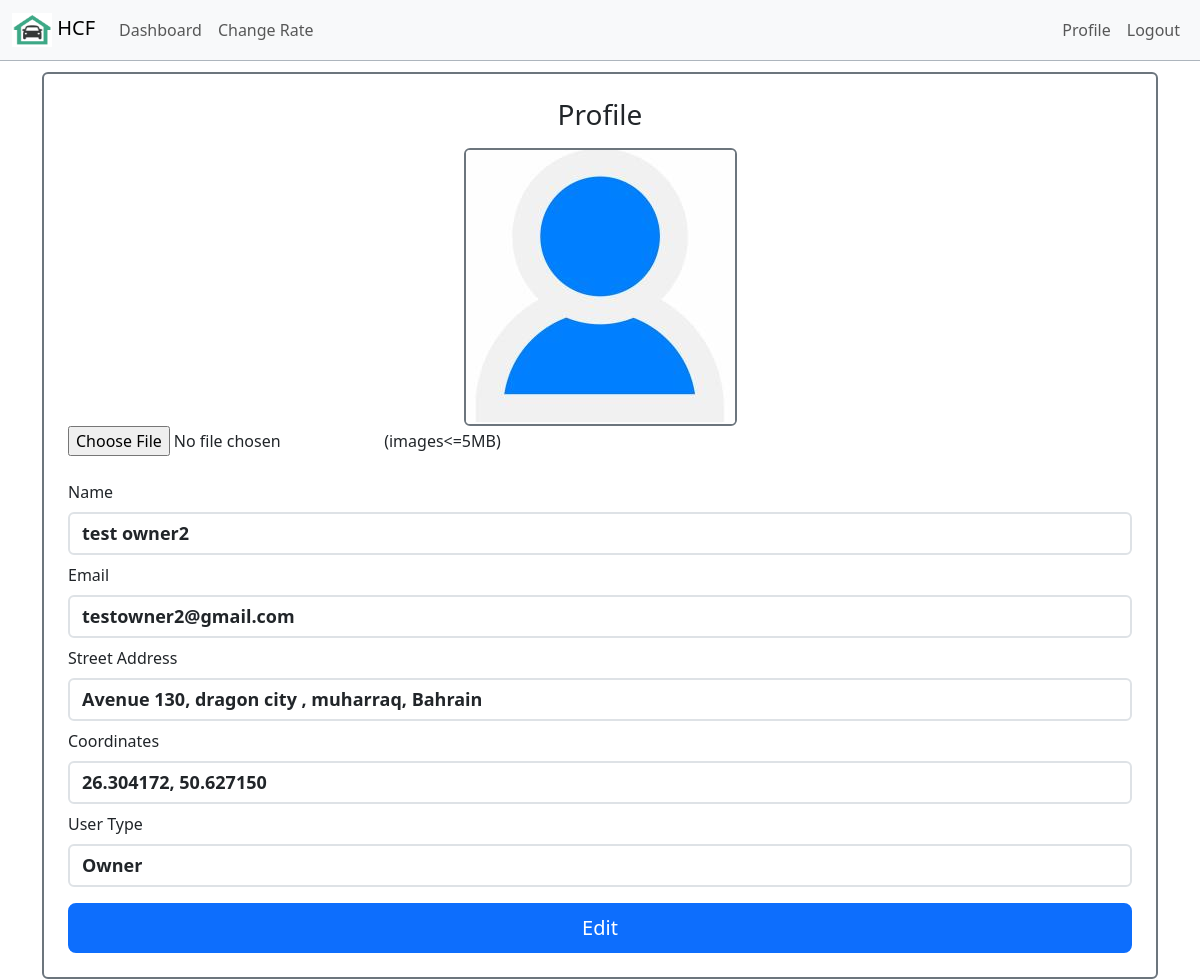
The page /profileController.php (signed in) on the database its author committed.
### tables this page shows
CREATE TABLE `users` (
  `id` int(11) NOT NULL,
  `name` varchar(250) NOT NULL,
  `email` varchar(250) NOT NULL,
  `password` varchar(100) NOT NULL,
  `isOwner` varchar(10) DEFAULT NULL,
  `profile_pic` varchar(200) NOT NULL,
  `ownerAddressFK` int(11) NOT NULL
);

CREATE TABLE `addresses` (
  `id` int(11) NOT NULL,
  `streetAddress` varchar(200) NOT NULL,
  `latitude` varchar(20) NOT NULL,
  `longitude` varchar(20) NOT NULL,
  `rate` decimal(6,3) NOT NULL
);

### models/Database.php (called while the page is built, shortened)
<?php
class Database
{
    protected static $_dbInstance = null;
    protected $_dbHandle;
    public static function getInstance()
    {
        $username = 'root';
        $password = '';
        $host = 'localhost';
        $dbName = 'homechargerproj';
        if (self::$_dbInstance === null) {
            self::$_dbInstance = new self($username, $password, $host, $dbName);
        }
        return self::$_dbInstance;
    }
    private function __construct($username, $password, $host, $database)
    {
        try {
            $this->_dbHandle = new PDO("mysql:host=$host;dbname=$database",  $username, $password);
        } catch (PDOException $e) {
            echo $e->getMessage();
        }
    }
    public function getdbConnection()
    {
        return $this->_dbHandle;
    }
}

### models/UserDataset.php (called while the page is built, shortened)
<?php
require_once('models/Database.php');
class UserDataset
{
  protected $_dbHandle, $_dbInstance;
  public function __construct()
  {
    $this->_dbInstance = Database::getInstance();
    $this->_dbHandle = $this->_dbInstance->getdbConnection();
  }
  public function readUser($userId)
  {
    try {
      $sql = "SELECT * FROM users WHERE id=?";
      $stmt = $this->_dbHandle->prepare($sql);
      $stmt->bindParam(1, $userId);
      $stmt->execute();
      return $stmt->fetch();
    } catch (PDOException $e) {
      echo "we rolled back user fetching";
      echo $e->getMessage();
    }
  }
}

### models/AddressesDataset.php (called while the page is built, shortened)
<?php
require_once('models/Database.php');
class AddressesDataset
{
  protected $_dbHandle, $_dbInstance;
  public function __construct()
  {
    $this->_dbInstance = Database::getInstance();
    $this->_dbHandle = $this->_dbInstance->getdbConnection();
  }
  public function readAddress($addressId)
  {
    try {
      $sql = "SELECT * FROM addresses WHERE id=?";
      $stmt = $this->_dbHandle->prepare($sql);
      $stmt->bindParam(1, $addressId);
      $stmt->execute();
      return $stmt->fetch();
    } catch (PDOException $e) {
      echo "couldnt read address row";
      echo $e->getMessage();
    }
  }
}

### views/profile.phtml (the view, shortened to what this page needs)
<!doctype html>
<html lang="en">
<head>
  <link href="css/bootstrap/bootstrap.min.css" rel="stylesheet">
</head>
<body>
  <br /><br /> <br />
  <div class="container ">
    <main class="form-signin w-100 m-auto">
      <div class="border border-secondary border-2 rounded">
        <form id='profileForm' action='profileController.php' method='post' class="m-4" enctype="multipart/form-data">
          <h1 class="h3 mb-3 fw-normal text-center">Profile</h1>
          <div class="mx-auto text-center">
            <img src='image/<?php echo $profile_pic; ?>' class='profile-pic img-fluid  border border-secondary border-2 rounded profile-picSizeOverride' alt='profilepic'>
          </div>
          <input type="file" name="picfile" id='fileUpload' /><span> (images<=5MB) </span>
              <br><br>
              <div class="mb-2">
                <label for="name" class="form-label">Name</label>
                <input class="form-control" id='name' type="text" name='name' size='50' value='<?php echo htmlspecialchars("$name"); ?>' aria-label="readonly input example" readonly>
              </div>
              <div class="mb-2">
                <label for="email" class="form-label">Email</label>
                <input class="form-control" id='email' type="text" name='email' size='50' value='<?php echo "$email"; ?>' aria-label="readonly input example" readonly>
              </div>
              <div class="mb-2">
                <label for="street" class="form-label">Street Address</label>
                <input class="form-control" id='street' type="text" name='street' size='50' value='<?php echo htmlspecialchars("$streetName"); ?>' aria-label="readonly input example" readonly>
              </div>
              <div class="mb-2">
                <label for="coordinates" class="form-label">Coordinates</label>
                <input class="form-control" id='coordinates' type="text" name='coordinates' size='50' value='<?php echo $coordinates; ?>' aria-label="readonly input example" readonly>
              </div>
              <div class="mb-2">
                <label for="status" class="form-label">User Type</label>
                <input class="form-control" id='status' type="text" name='status' size='50' value='<?php
                                                                                                    if ($userProfile['isOwner'] == "true")
                                                                                                      echo "Owner";
                                                                                                    else
                                                                                                      echo "Renter";
                                                                                                    ?>' aria-label="readonly input example" readonly>
              </div>
              <input class="w-100 btn btn-lg btn-primary mt-2" type='submit' name='edit_user' value='Edit'>
        </form>
      </div>
    </main>
  </div>
</body>
</html>

### views/profile.phtml (style rules this page uses)
.form-control { font-size: 18px; font-weight: bolder; }
.form-control::placeholder { font-weight: 20; }
.profile-picSizeOverride { max-width: 300px !important; max-height: 300px !important; }

### rows shown on the page
users: profile_pic (placeholder picture), name "test owner2", email "testowner2@gmail.com", status "Owner"
addresses: street "Avenue 130, dragon city , muharraq, Bahrain", coordinates "26.304172, 50.627150"
